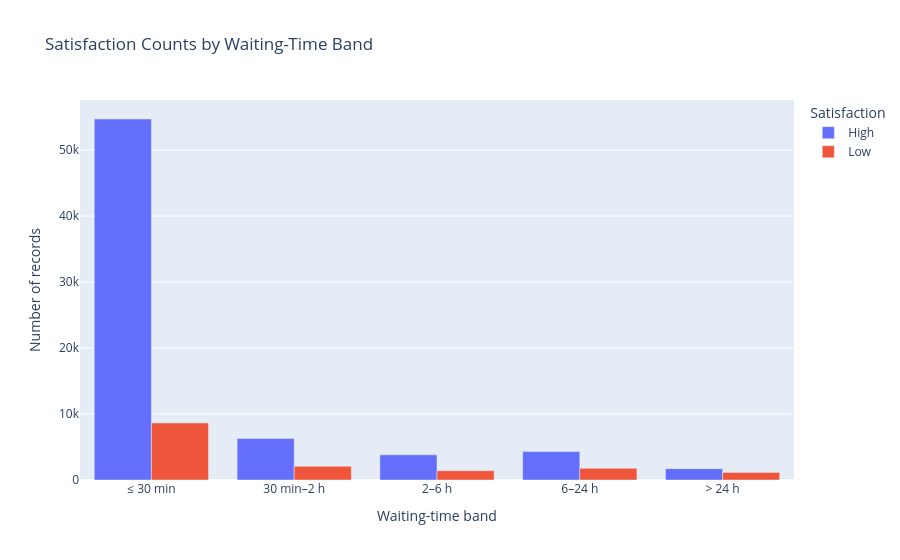

The notebook cell saved with this chart:
### Markdown cell above
## Cell 9 — Satisfaction across waiting-time bands
The grouped bar chart compares the count of high- and low-satisfaction records in response-time bands.

### Code cell
wait_bins = [-0.001, 0.5, 2, 6, 24, np.inf]
wait_labels = ["≤ 30 min", "30 min–2 h", "2–6 h", "6–24 h", "> 24 h"]
df["Waiting Category"] = pd.cut(
    df["waiting_time_hours"], bins=wait_bins, labels=wait_labels, include_lowest=True
)

wait_band_counts = (
    df.groupby(["Waiting Category", "Satisfaction"], observed=False)
      .size().reset_index(name="Customers")
)
fig = px.bar(
    wait_band_counts, x="Waiting Category", y="Customers", color="Satisfaction",
    barmode="group", title="Satisfaction Counts by Waiting-Time Band"
)
fig.update_layout(xaxis_title="Waiting-time band", yaxis_title="Number of records")
fig.show()

### Figure 1 — Plotly figure (JSON) as saved in the notebook; plotly's stock layout.template omitted (floating-point values rounded to 4 significant figures)
{"data": [{"alignmentgroup": "True", "hovertemplate": "Satisfaction=High<br>Waiting Category=%{x}<br>Customers=%{y}<extra></extra>", "legendgroup": "High", "marker": {"color": "#636efa", "pattern": {"shape": ""}}, "name": "High", "offsetgroup": "High", "orientation": "v", "showlegend": true, "textposition": "auto", "type": "bar", "x": ["≤ 30 min", "30 min–2 h", "2–6 h", "6–24 h", "> 24 h"], "xaxis": "x", "y": [54714, 6285, 3810, 4305, 1722], "yaxis": "y"}, {"alignmentgroup": "True", "hovertemplate": "Satisfaction=Low<br>Waiting Category=%{x}<br>Customers=%{y}<extra></extra>", "legendgroup": "Low", "marker": {"color": "#EF553B", "pattern": {"shape": ""}}, "name": "Low", "offsetgroup": "Low", "orientation": "v", "showlegend": true, "textposition": "auto", "type": "bar", "x": ["≤ 30 min", "30 min–2 h", "2–6 h", "6–24 h", "> 24 h"], "xaxis": "x", "y": [8650, 2086, 1410, 1770, 1155], "yaxis": "y"}], "layout": {"barmode": "group", "legend": {"title": {"text": "Satisfaction"}, "tracegroupgap": 0}, "title": {"text": "Satisfaction Counts by Waiting-Time Band"}, "xaxis": {"anchor": "y", "domain": [0, 1], "title": {"text": "Waiting-time band"}}, "yaxis": {"anchor": "x", "domain": [0, 1], "title": {"text": "Number of records"}}}}
